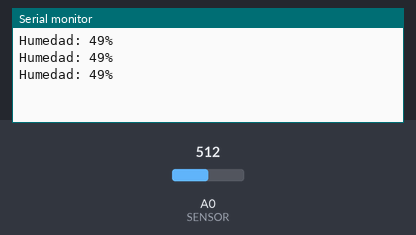
Bench run of a sketch on a simulated Arduino Uno, built with avr-gcc and run on an emulated ATmega328P. Shown: the last lines printed to the serial monitor. The inputs (shaded band) are chosen by the test bench; at power-on: A0 (SENSOR) = 512.

Above: at 1.3 s.
1.4 s: A0 (SENSOR) set to 716
At 1.9 s:
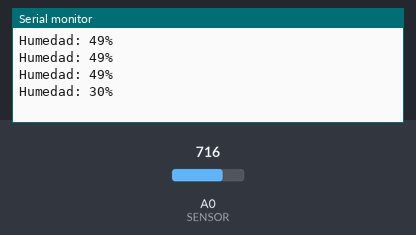
2.9 s: A0 (SENSOR) set to 900
At 3.4 s:
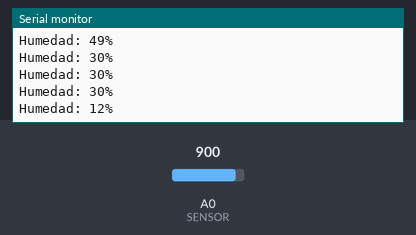
Timing chart, 0 to 5.9 s (numbered marks = the images above; inputs shaded):
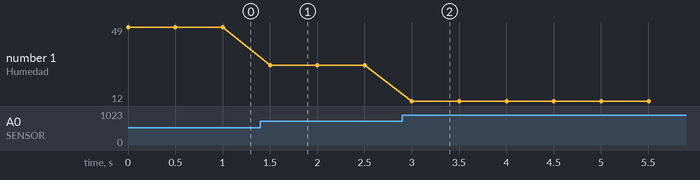

Measured:
- after the input at 1.4 s, the serial monitor: prints a new line after 0.10 s (image 1)
- after the input at 2.9 s, the serial monitor: prints a new line after 0.10 s (image 2)
- plotted number 1: 49 → 30 after the input at 1.4 s, 30 → 12 after the input at 2.9 s

The sketch:

Sensor_humedad.ino
```cpp
#define SENSOR A0
int valor = 0;

void setup() {
  Serial.begin(9600);
}

void loop() {
  valor = analogRead(SENSOR);

  int humedad = map(valor, 1023, 0, 0, 100);

  Serial.print("Humedad: ");
  Serial.print(humedad);
  Serial.println("%");

  delay(500);
}
```
